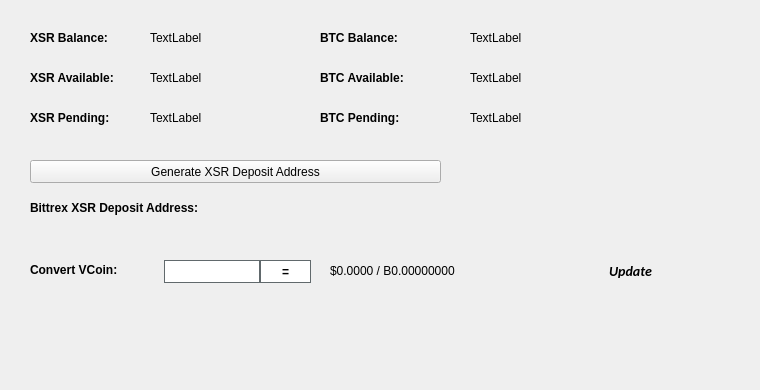
   <widget class="QWidget" name="BalanceTab">
    <attribute name="title">
     <string>Balance</string>
    </attribute>
    <widget class="QLabel" name="BitcoinBalanceLabel">
     <property name="geometry">
      <rect>
       <x>470</x>
       <y>30</y>
       <width>150</width>
       <height>16</height>
      </rect>
     </property>
     <property name="text">
      <string>TextLabel</string>
     </property>
    </widget>
    <widget class="QLabel" name="XSRBalanceLabel">
     <property name="geometry">
      <rect>
       <x>150</x>
       <y>30</y>
       <width>150</width>
       <height>16</height>
      </rect>
     </property>
     <property name="text">
      <string>TextLabel</string>
     </property>
    </widget>
    <widget class="QLabel" name="label_11">
     <property name="geometry">
      <rect>
       <x>30</x>
       <y>30</y>
       <width>101</width>
       <height>16</height>
      </rect>
     </property>
     <property name="font">
      <font>
       <weight>75</weight>
       <bold>true</bold>
      </font>
     </property>
     <property name="text">
      <string>XSR Balance:</string>
     </property>
    </widget>
    <widget class="QLabel" name="label_12">
     <property name="geometry">
      <rect>
       <x>320</x>
       <y>30</y>
       <width>101</width>
       <height>16</height>
      </rect>
     </property>
     <property name="font">
      <font>
       <weight>75</weight>
       <bold>true</bold>
      </font>
     </property>
     <property name="text">
      <string>BTC Balance:</string>
     </property>
    </widget>
    <widget class="QLabel" name="XSRAvailableLabel_2">
     <property name="geometry">
      <rect>
       <x>150</x>
       <y>70</y>
       <width>150</width>
       <height>16</height>
      </rect>
     </property>
     <property name="text">
      <string>TextLabel</string>
     </property>
    </widget>
    <widget class="QLabel" name="label_13">
     <property name="geometry">
      <rect>
       <x>30</x>
       <y>70</y>
       <width>111</width>
       <height>16</height>
      </rect>
     </property>
     <property name="font">
      <font>
       <weight>75</weight>
       <bold>true</bold>
      </font>
     </property>
     <property name="text">
      <string>XSR Available:</string>
     </property>
    </widget>
    <widget class="QLabel" name="label_14">
     <property name="geometry">
      <rect>
       <x>30</x>
       <y>110</y>
       <width>101</width>
       <height>16</height>
      </rect>
     </property>
     <property name="font">
      <font>
       <weight>75</weight>
       <bold>true</bold>
      </font>
     </property>
     <property name="text">
      <string>XSR Pending:</string>
     </property>
    </widget>
    <widget class="QLabel" name="XSRPendingLabel">
     <property name="geometry">
      <rect>
       <x>150</x>
       <y>110</y>
       <width>150</width>
       <height>16</height>
      </rect>
     </property>
     <property name="text">
      <string>TextLabel</string>
     </property>
    </widget>
    <widget class="QLabel" name="label_15">
     <property name="geometry">
      <rect>
       <x>320</x>
       <y>70</y>
       <width>111</width>
       <height>16</height>
      </rect>
     </property>
     <property name="font">
      <font>
       <weight>75</weight>
       <bold>true</bold>
      </font>
     </property>
     <property name="text">
      <string>BTC Available:</string>
     </property>
    </widget>
    <widget class="QLabel" name="BitcoinAvailableLabel">
     <property name="geometry">
      <rect>
       <x>470</x>
       <y>70</y>
       <width>150</width>
       <height>16</height>
      </rect>
     </property>
     <property name="text">
      <string>TextLabel</string>
     </property>
    </widget>
    <widget class="QLabel" name="label_31">
     <property name="geometry">
      <rect>
       <x>320</x>
       <y>110</y>
       <width>111</width>
       <height>16</height>
      </rect>
     </property>
     <property name="font">
      <font>
       <weight>75</weight>
       <bold>true</bold>
      </font>
     </property>
     <property name="text">
      <string>BTC Pending:</string>
     </property>
    </widget>
    <widget class="QLabel" name="BitcoinPendingLabel">
     <property name="geometry">
      <rect>
       <x>470</x>
       <y>110</y>
       <width>150</width>
       <height>16</height>
      </rect>
     </property>
     <property name="text">
      <string>TextLabel</string>
     </property>
    </widget>
    <widget class="QLabel" name="label_33">
     <property name="geometry">
      <rect>
       <x>30</x>
       <y>200</y>
       <width>221</width>
       <height>16</height>
      </rect>
     </property>
     <property name="font">
      <font>
       <weight>75</weight>
       <bold>true</bold>
      </font>
     </property>
     <property name="text">
      <string>Bittrex XSR Deposit Address:</string>
     </property>
    </widget>
    <widget class="QPushButton" name="GenDepositBTN">
     <property name="geometry">
      <rect>
       <x>30</x>
       <y>160</y>
       <width>411</width>
       <height>23</height>
      </rect>
     </property>
     <property name="text">
      <string>Generate XSR Deposit Address</string>
     </property>
     <property name="icon">
      <iconset resource="../sucrecoin.qrc">
       <normaloff>:/icons/bitcoin</normaloff>:/icons/bitcoin</iconset>
     </property>
    </widget>
    <widget class="QLabel" name="DepositAddressLabel">
     <property name="geometry">
      <rect>
       <x>200</x>
       <y>200</y>
       <width>261</width>
       <height>16</height>
      </rect>
     </property>
     <property name="palette">
      <palette>
       <active>
        <colorrole role="WindowText">
         <brush brushstyle="SolidPattern">
          <color alpha="255">
           <red>0</red>
           <green>0</green>
           <blue>0</blue>
          </color>
         </brush>
        </colorrole>
        <colorrole role="Text">
         <brush brushstyle="SolidPattern">
          <color alpha="255">
           <red>0</red>
           <green>0</green>
           <blue>255</blue>
          </color>
         </brush>
        </colorrole>
       </active>
       <inactive>
        <colorrole role="WindowText">
         <brush brushstyle="SolidPattern">
          <color alpha="255">
           <red>0</red>
           <green>0</green>
           <blue>0</blue>
          </color>
         </brush>
        </colorrole>
        <colorrole role="Text">
         <brush brushstyle="SolidPattern">
          <color alpha="255">
           <red>0</red>
           <green>0</green>
           <blue>255</blue>
          </color>
         </brush>
        </colorrole>
       </inactive>
       <disabled>
        <colorrole role="WindowText">
         <brush brushstyle="SolidPattern">
          <color alpha="255">
           <red>120</red>
           <green>120</green>
           <blue>120</blue>
          </color>
         </brush>
        </colorrole>
        <colorrole role="Text">
         <brush brushstyle="SolidPattern">
          <color alpha="255">
           <red>120</red>
           <green>120</green>
           <blue>120</blue>
          </color>
         </brush>
        </colorrole>
       </disabled>
      </palette>
     </property>
     <property name="font">
      <font>
       <weight>75</weight>
       <bold>true</bold>
      </font>
     </property>
     <property name="text">
      <string/>
     </property>
     <property name="alignment">
      <set>Qt::AlignRight|Qt::AlignTrailing|Qt::AlignVCenter</set>
     </property>
     <property name="textInteractionFlags">
      <set>Qt::LinksAccessibleByMouse|Qt::TextSelectableByKeyboard|Qt::TextSelectableByMouse</set>
     </property>
    </widget>
    <widget class="QLabel" name="label_8">
     <property name="geometry">
      <rect>
       <x>460</x>
       <y>300</y>
       <width>281</width>
       <height>81</height>
      </rect>
     </property>
     <property name="text">
      <string/>
     </property>
     <property name="pixmap">
      <pixmap>:/images/bittrex</pixmap>
     </property>
    </widget>
    <widget class="QWidget" name="widgetConversion" native="true">
     <property name="geometry">
      <rect>
       <x>0</x>
       <y>250</y>
       <width>751</width>
       <height>43</height>
      </rect>
     </property>
     <property name="minimumSize">
      <size>
       <width>0</width>
       <height>43</height>
      </size>
     </property>
     <property name="styleSheet">
      <string notr="true"/>
     </property>
     <widget class="QPushButton" name="btnUpdateMarketData">
      <property name="geometry">
       <rect>
        <x>575</x>
        <y>0</y>
        <width>111</width>
        <height>41</height>
       </rect>
      </property>
      <property name="sizePolicy">
       <sizepolicy hsizetype="Expanding" vsizetype="Expanding">
        <horstretch>0</horstretch>
        <verstretch>0</verstretch>
       </sizepolicy>
      </property>
      <property name="font">
       <font>
        <family>calibri</family>
        <pointsize>-1</pointsize>
        <weight>75</weight>
        <italic>true</italic>
        <bold>true</bold>
       </font>
      </property>
      <property name="styleSheet">
       <string notr="true">margin:0px;text-align:center;padding:2px;border-radius:3px;font-style:italic;width:100px;font-size:14px;font-family:calibri;font-weight:600;</string>
      </property>
      <property name="text">
       <string>Update</string>
      </property>
      <property name="iconSize">
       <size>
        <width>150</width>
        <height>35</height>
       </size>
      </property>
      <property name="autoDefault">
       <bool>true</bool>
      </property>
      <property name="default">
       <bool>true</bool>
      </property>
     </widget>
     <widget class="QLabel" name="lblConvertVCoin">
      <property name="geometry">
       <rect>
        <x>30</x>
        <y>10</y>
        <width>131</width>
        <height>20</height>
       </rect>
      </property>
      <property name="styleSheet">
       <string notr="true"/>
      </property>
      <property name="text">
       <string>&lt;html&gt;&lt;head/&gt;&lt;body&gt;&lt;p&gt;&lt;span style=&quot; font-weight:600;&quot;&gt;Convert VCoin:&lt;/span&gt;&lt;/p&gt;&lt;/body&gt;&lt;/html&gt;</string>
      </property>
     </widget>
     <widget class="QLineEdit" name="txtConvertVCoinQty">
      <property name="geometry">
       <rect>
        <x>160</x>
        <y>10</y>
        <width>100</width>
        <height>23</height>
       </rect>
      </property>
      <property name="minimumSize">
       <size>
        <width>100</width>
        <height>23</height>
       </size>
      </property>
      <property name="maximumSize">
       <size>
        <width>100</width>
        <height>16777215</height>
       </size>
      </property>
      <property name="styleSheet">
       <string notr="true">border: 1px solid #61696c;margin-left:4px;</string>
      </property>
     </widget>
     <widget class="QPushButton" name="btnConvertSucreCoin">
      <property name="geometry">
       <rect>
        <x>260</x>
        <y>10</y>
        <width>51</width>
        <height>23</height>
       </rect>
      </property>
      <property name="minimumSize">
       <size>
        <width>0</width>
        <height>23</height>
       </size>
      </property>
      <property name="styleSheet">
       <string notr="true">border:1px solid #61696c;background:white;font-weight:600;</string>
      </property>
      <property name="text">
       <string>=</string>
      </property>
     </widget>
     <widget class="QLabel" name="lblConvertVCoinResults">
      <property name="geometry">
       <rect>
        <x>330</x>
        <y>0</y>
        <width>201</width>
        <height>41</height>
       </rect>
      </property>
      <property name="styleSheet">
       <string notr="true"/>
      </property>
      <property name="text">
       <string>$0.0000 / B0.00000000</string>
      </property>
     </widget>
     <widget class="QLabel" name="iconOverviewUpdateWait">
      <property name="geometry">
       <rect>
        <x>670</x>
        <y>10</y>
        <width>24</width>
        <height>24</height>
       </rect>
      </property>
      <property name="text">
       <string/>
      </property>
      <property name="pixmap">
       <pixmap resource="../sucrecoin.qrc">:/icons/transaction_1</pixmap>
      </property>
      <property name="scaledContents">
       <bool>true</bool>
      </property>
      <property name="alignment">
       <set>Qt::AlignCenter</set>
      </property>
     </widget>
    </widget>
   </widget>
